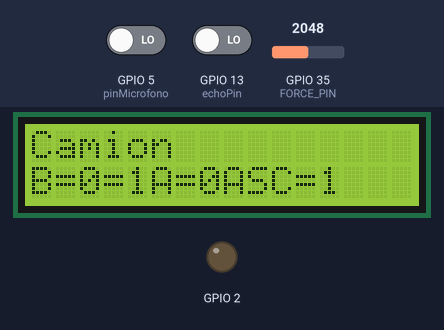
The sketch below on a simulated ESP32-S3. Parts: 16×2 character LCD, output pins drawn as LEDs (lit = HIGH). Inputs (shaded band) come from the test bench; at power-on: GPIO 35 (FORCE_PIN) = 2048, GPIO 5 (pinMicrofono) LOW, GPIO 13 (echoPin) LOW. WiFi joins after 1.5 s; servers stay silent unless stated; the local clock reads 2024-03-15 10:24:30 at power-on unless the sketch sets it; random numbers use the default seed unless the sketch sets one; no MQTT or app messages arrive unless stated; pins used as bus, display or sensor lines are not drawn; what the sketch prints to the serial monitor is not drawn.

Above: at 7.2 s.
7.3 s: GPIO 35 (FORCE_PIN) set to 105
13.8 s: GPIO 35 (FORCE_PIN) set to 94
At 20.2 s:
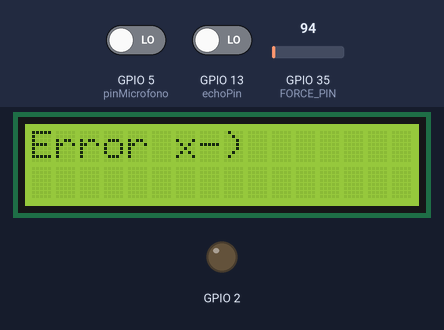
20.3 s: GPIO 35 (FORCE_PIN) set to 491
At 26.6 s:
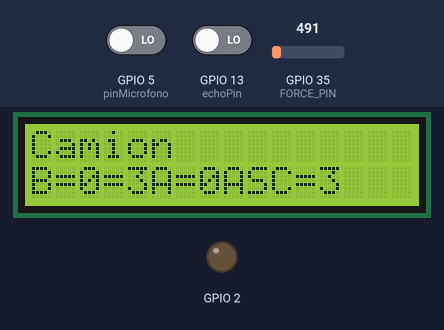
26.8 s: GPIO 5 (pinMicrofono) driven HIGH
At 33.2 s:
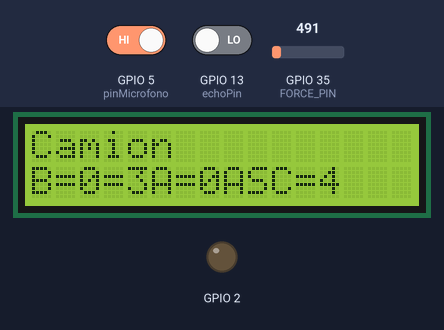
33.3 s: GPIO 5 (pinMicrofono) driven LOW
At 39.7 s:
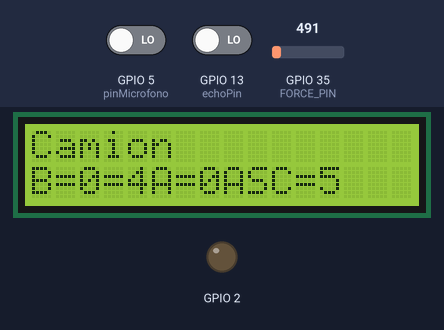
39.8 s: GPIO 5 (pinMicrofono) driven HIGH
At 46.8 s:
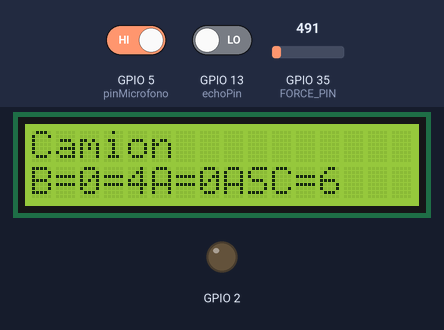
Timing chart, 0 to 47.3 s (numbered marks = the images above; inputs shaded):
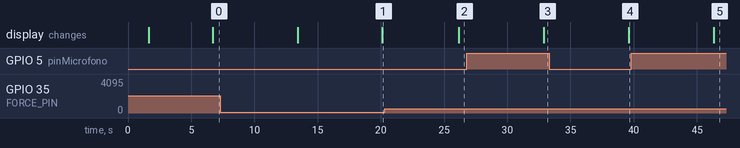

The sketch:

practica_Ubicua_Nuevo.ino
```cpp
#include <Wire.h>
#include <LiquidCrystal_I2C.h>
#include <WiFi.h>
#include <PubSubClient.h>
#include "time.h"

// C++ code

//wifi
//const char* ssid = "MOVISTAR_0C33"; //cambiar para wifi OSCAR
//const char* password = "Z0023F8BBA6FA00"; //cambiar para wifi OSCAR

const char* ssid = "Xiaomi 14T Pro"; //cambiar para wifi MARTA
const char* password = "dianaespreciosa"; //cambiar para wifi MARTA


//conexion a servidor mqtt de ubicua
const char* mqtt_server = "10.31.176.113";
const int mqtt_port = 1883;
const char* mqtt_user = "martayoscar";
const char* mqtt_password = "contador";
const char* client_id = "ESP32OscarMarta"; // ID unico

//para tener hora real
const char* ntpServer = "pool.ntp.org";
const long  gmtOffset_sec = 3600;  // 1 hora (CET)
const int   daylightOffset_sec = 3600;

//objetos
WiFiClient espClient;  //para la conexion
PubSubClient client(espClient);  //para el protocolo mqtt


//temas para suscribirse y publicar
const char* topic_publish = "sensors/ST_1678/traffic_counter";
const char* topic_subscribe = "sensors/ST_1678/#";


void setup_wifi();
void reconnect();
void callback(char* topic, byte* payload, unsigned int length);
void publicar_datos();


//Presión + num_mediciones
#define FORCE_PIN 35
double sensor = 0.0;
int contador;
String tipo_vehiculo_presion;
String tipo_vehiculo_distancia;
unsigned long StartTime;
unsigned long CurrentTime;

int valores_presion[5]={0,0,0,0,0};
int sumador = 0;
int media = 0;
int media_ts1=0;

//Parte Ultrasónico
int trigPin = 12;
int echoPin = 13;
long timer;
float distancia;


//Parte pantalla
LiquidCrystal_I2C lcd(0x27, 16, 2);

int contador_bicicletas=0;
int contador_coches=0;
int contador_camiones =0;
int contador_GAS=0;
int contador_ECO=0;

String matricula="";


//Parte sonido
int pinMicrofono = 5;
bool ha_sonado;


unsigned long ultMensaje = 0;


//vamos a establecer como threshold
//camion = >=4Newton y al tener más de dos ejes si >2 mediciones/0,5 segundo
//coche = >=2 y <4N Newton al tener solo dos ejes ==2 mediciones/0,5 segundo
//bici = <2Newton <2 mediciones/0,5 segundo

void setup()
{
  pinMode(2, OUTPUT);
  //Presión + num_mediciones
  Serial.begin(9600);
  StartTime=millis();
  contador = 0;

  // 1. CONECTAR WIFI
  setup_wifi();

  // 2. CONFIGURAR MQTT
  client.setServer(mqtt_server, mqtt_port);
  client.setCallback(callback);  //función que recibe mensajes
  client.setBufferSize(1024);
  client.setKeepAlive(60);

  // 3. CONECTAR MQTT
  reconnect();

  // h
  configTime(gmtOffset_sec, daylightOffset_sec, ntpServer);
  Serial.print("Esperando hora NTP...");
  while(!time(nullptr)){
    delay(500);
    Serial.print(".");
  }
  Serial.println("\nHora NTP sincronizada.");


  //Ultrasónico
  pinMode(trigPin, OUTPUT); // SETTING OUTPUT PIN
  pinMode(echoPin, INPUT); // SETTING INPUT PIN


  //Pantalla Led
  // Initialize the LCD
  lcd.init();
  lcd.backlight();
  lcd.setCursor(0,0);
  lcd.print("hello world!");

  //Parte micrófono
  pinMode(pinMicrofono, INPUT);
}


void loop()
{

  if (!client.connected()) {
    reconnect();
  }
  client.loop();
/*
  unsigned long t = millis();
  if (t - ultMensaje > 5000) {
    ultMensaje = t;
    publicar_datos();
  }
*/
  //Parte ultrasonidos
  digitalWrite(trigPin,LOW);
  delayMicroseconds(2);

  // transmitting sound for 10 microseconds
  digitalWrite(trigPin, HIGH);
  delayMicroseconds(10);
  digitalWrite(10, LOW);


  // calculating distance
  timer=pulseIn(echoPin , HIGH);
  distancia = timer * 0.0343/2;
  Serial.print("Distancia = " );
  Serial.println(distancia);


  if (distancia <=10){
    tipo_vehiculo_distancia="Camion";
  }
  else if (10<distancia && distancia<=15){
    tipo_vehiculo_distancia="Coche";
  }
  else{
    tipo_vehiculo_distancia="Bicicleta";
  }

  // Printing out the final output => distance
  Serial.print("Sensor Distancia = ");
  Serial.println(tipo_vehiculo_distancia);

  //Parte Sonido
  digitalWrite(pinMicrofono,LOW);
  delayMicroseconds(2);
  int sonido = digitalRead(pinMicrofono);

  if (!ha_sonado){
    if (sonido == HIGH)
    {
      ha_sonado=true;
      Serial.println("HA SONADO");

    }
    else{
      ha_sonado=false;

    }
  }

  digitalWrite(pinMicrofono,LOW);
  delayMicroseconds(2);


  //Parte presión + num ejes

  sensor = analogRead(FORCE_PIN);
  Serial.print("presion = " );
  Serial.println(sensor);
  CurrentTime=millis();

  /*
  Ahora mismo como no hay ningún objeto que pase por el sensor
  Está cogiendo más de dos presiones y por eso siempre sale camión
  Una vez se mida de manera que algo si pase por encima entonces se
  tendrá una medida más accurrate, aunque como lo haremos con juguetes
  poner un umbral de medición mayor a 0,5 segundos para que lo podamos medir bien
  en clase
  */

  if (sensor > 0)
  {
    if (sensor>=100){
      valores_presion[contador]=sensor;
      contador ++;
    }

  }

  if (CurrentTime -StartTime >5000){

    if (contador==0){
      Serial.print("sensor presion = ");
      Serial.println("Nada");
    }
    else{
      for (int i=0;i<contador;i++){
        sumador+=valores_presion[i];
      }
      media=sumador/contador;

      if (contador==2){
        if (media<=500) { //if (sensor < 219 && contador<2){
          tipo_vehiculo_presion = "Bicicleta" ;
        }
        else{ //((sensor>=219 && sensor <314) && (contador==2))
          tipo_vehiculo_presion = "Coche";
        }
      }
      else if (contador>2){
        tipo_vehiculo_presion = "Camion";
      }
      Serial.print("sensor presion = ");
      Serial.println(tipo_vehiculo_presion);
      media_ts1=media;
    }
    contador=0;
    StartTime=millis();
    sumador=0;
    media=0;

    if (tipo_vehiculo_presion==tipo_vehiculo_distancia){

      matricula = "";
      // Primeros 4 números
      for (int i = 0; i < 4; i++) {
        matricula += String(random(0, 10));
      }
      // Últimas 3 letras en mayúscula
      for (int i = 0; i < 3; i++) {
        matricula += char(random(65, 91)); // ASCII 65-90 = A-Z
      }


      if (ha_sonado){
        contador_GAS++;
      }
      else{
        contador_ECO++;
      }
      lcd.setCursor(0,0);
      lcd.clear();
      lcd.print(tipo_vehiculo_presion);
      if (tipo_vehiculo_presion=="Bicicleta"){
        contador_bicicletas++;

      }
      else if (tipo_vehiculo_presion =="Coche"){
        contador_coches++;
      }
      else{
        contador_camiones++;
      }
      //contador contaminación
      lcd.setCursor(0,1);
      lcd.print("ECO=");
      lcd.print(contador_ECO);
      lcd.setCursor(7, 1);
      lcd.print("GAS=");
      lcd.print(contador_GAS);


      //contador tipo_vehículo
      lcd.setCursor(0,2);
      lcd.print("B=");
      lcd.print(contador_bicicletas);
      lcd.setCursor(5, 2);
      lcd.print("A=");
      lcd.print(contador_coches);
      lcd.setCursor(10, 2);
      lcd.print("C=");
      lcd.print(contador_camiones);

      publicar_datos();

    }
    else{
      lcd.setCursor(0,0);
      lcd.clear();
      lcd.print("Error x-)");


    }
    tipo_vehiculo_presion="Nada";
    ha_sonado=false;


  }
  delay(1000);
}

//conexion a wifi
void setup_wifi() {
  delay(10);
  Serial.println();
  Serial.print("Conectando a WiFi: ");
  Serial.println(ssid);

  WiFi.begin(ssid, password);

  int intentos = 0;
  while (WiFi.status() != WL_CONNECTED) {
    delay(500);
    Serial.print(".");
    intentos++;

    if (intentos > 40) {
      Serial.println("\n No se pudo conectar");
      Serial.println("Reiniciando...");
      ESP.restart();
    }
  }

  Serial.println("\n WiFi conectado");
  Serial.print("IP: ");
  Serial.println(WiFi.localIP());
}


//conexion a mqtt
 void reconnect() {
  while (!client.connected()) {
    Serial.print("Conectando a MQTT...");

    boolean conectado;
    conectado = client.connect(client_id, mqtt_user, mqtt_password);


    if (conectado) {
      Serial.println(" Conectado");
    } else {
      Serial.print(" Error rc=");
      Serial.println(client.state());
      Serial.println("Reintentando en 5s...");
      delay(5000);
      // Códigos de error:
      // -4 : timeout
      // -3 : conexión perdida
      // -2 : fallo al conectar
      // -1 : desconectado
      //  0 : conectado
      //  1 : protocolo incorrecto
      //  2 : ID rechazado
      //  3 : servidor no disponible
      //  4 : credenciales incorrectas
      //  5 : no autorizado
    }
  }
  client.subscribe(topic_subscribe);
}


void callback(char* topic, byte* payload, unsigned int length) {
  Serial.print("Mensaje recibido en [");
  Serial.print(topic);
  Serial.print("]: ");

  String mensaje = "";
  for (int i = 0; i < length; i++) {
    mensaje += (char)payload[i];
  }
  Serial.println(mensaje);

  if (String(topic) == "sensors/ST_1678/cmd") {
    procesarComando(mensaje);
  }
}


void publicar_datos() {
  int total_vehiculos = contador_coches + contador_camiones;
  String currentTimestamp = getCurrentTimestamp();

  String tipo_emision_actual;
  if (ha_sonado) {
    tipo_emision_actual = "GAS";
  } else {
    tipo_emision_actual = "ECO";
  }

  // Crear JSON con los datos reales de ST_1678 - Calle del Sol
  String mensaje = "{";
  mensaje += "\"sensor_id\":\"TC_1678\",";
  mensaje += "\"sensor_type\":\"traffic_counter\",";
  mensaje += "\"street_id\":\"ST_1678\",";
  mensaje += "\"timestamp\":\"" + currentTimestamp + "\",";

  // Ubicación real de Calle del Sol
  mensaje += "\"location\":{";
  mensaje += "\"latitude\":40.4256518,";
  mensaje += "\"longitude\":-3.6619545,";
  mensaje += "\"district\":\"Salamanca\",";
  mensaje += "\"neighborhood\":\"Parque de las Avenidas\",";
  mensaje += "\"postal_code\":\"28009\",";
  mensaje += "\"street_name\":\"Calle del Sol\",";
  mensaje += "\"street_length\":63.21,";
  mensaje += "\"surface_type\":\"asphalt\",";
  mensaje += "\"speed_limit\":30";
  mensaje += "},";

  // Datos del sensor
  mensaje += "\"data\":{";
  mensaje += "\"vehicle_count\":" + String(total_vehiculos) + ",";
  mensaje += "\"pedestrian_count\":0,";
  mensaje += "\"bicycle_count\":" + String(contador_bicicletas) + ",";
  mensaje += "\"car_count\":" + String(contador_coches) + ",";
  mensaje += "\"truck_count\":" + String(contador_camiones) + ",";
  mensaje += "\"eco_count\":" + String(contador_ECO) + ",";
  mensaje += "\"gas_count\":" + String(contador_GAS) + ",";
  mensaje += "\"plate\":\"" + String(matricula) + "\",";
  mensaje += "\"mean_pressure\":" + String(media_ts1) + ",";
  mensaje += "\"distance\":" + String(distancia) + ",";
  mensaje += "\"type_vehicle\":\"" + String(tipo_vehiculo_presion) + "\",";
  mensaje += "\"direction\":\"north\",";
  mensaje += "\"counter_type\":\"vehicle\",";
  mensaje += "\"technology\":\"" + tipo_emision_actual + "\"";
  mensaje += "}";
  mensaje += "}";

  // Publicar
  if (client.publish(topic_publish, mensaje.c_str())) {
    Serial.println("Datos publicados - Calle del Sol (ST_1678)");
    Serial.println(mensaje);
  } else {
    Serial.println("Error al publicar");
  }
}


String getCurrentTimestamp() {
  struct tm timeinfo;
  if (!getLocalTime(&timeinfo)) {
    return "2000-01-01 00:00:00"; // Devolver un valor por defecto si falla
  }

  // Formato SQL: YYYY-MM-DD HH:MM:SS
  char buffer[20];
  strftime(buffer, 20, "%Y-%m-%d %H:%M:%S", &timeinfo);
  return String(buffer);
}


void procesarComando(String json) {
  Serial.println("Procesando comando: " + json);

  // Comando: RESET
  if (json.indexOf("\"action\":\"reset\"") > 0) {
    Serial.println("Reseteando contadores...");

    contador_bicicletas = 0;
    contador_coches = 0;
    contador_camiones = 0;
    contador_ECO = 0;
    contador_GAS = 0;

    lcd.clear();
    lcd.setCursor(0, 0);
    lcd.print("RESET OK!");
    delay(2000);

    lcd.clear();
    lcd.setCursor(0,0);
    lcd.print("ECO=0 GAS=0");
    lcd.setCursor(0,1);
    lcd.print("B=0 A=0 C=0");

    Serial.println("Contadores reseteados");
  }

}
```

Measured:
- the behaviour switches between 100 and 99 on GPIO 35 (FORCE_PIN) (found by bisection; images 0 and 1)
- after the input at 20.3 s, the display: changes after 5.9 s (image 2)
